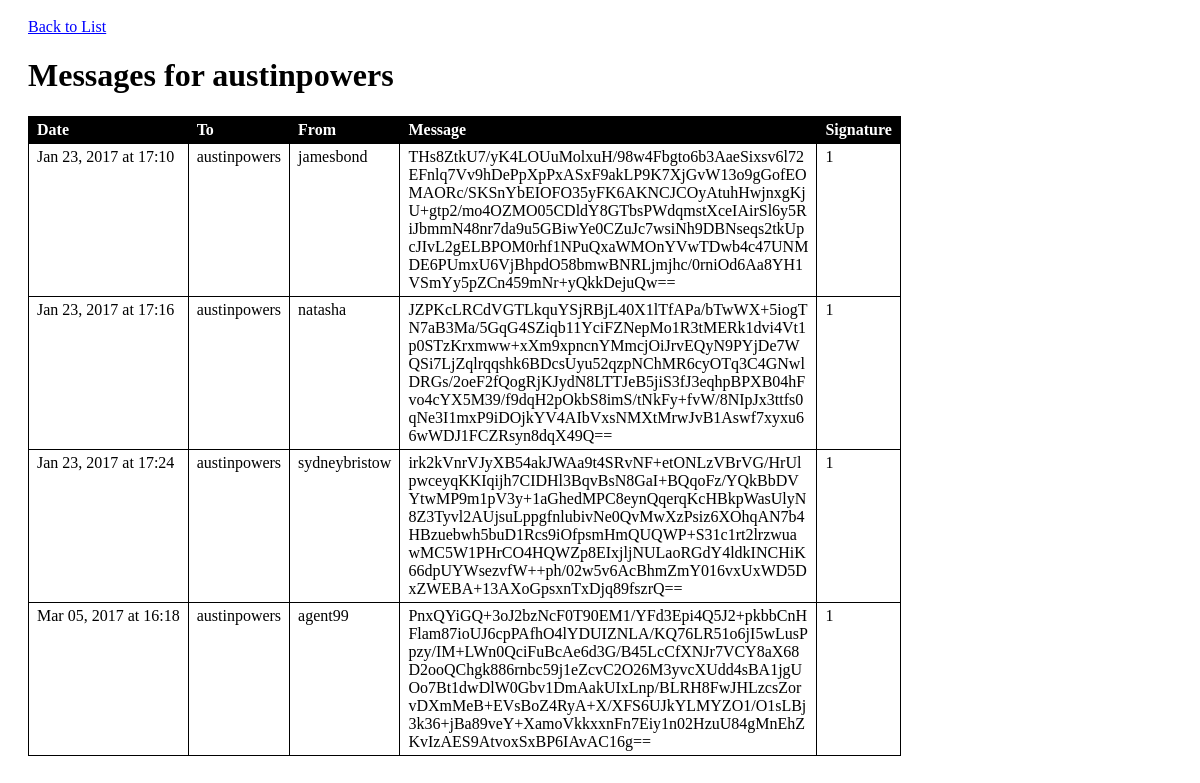
Page /apex/public/agents/messages.php?id=5 on the committed database.
### tables this page shows
CREATE TABLE `agents` (
  `id` int(11) NOT NULL,
  `codename` varchar(255) DEFAULT NULL,
  `public_key` text,
  `private_key` text
);

CREATE TABLE `messages` (
  `id` int(11) NOT NULL,
  `sender_id` int(11) DEFAULT NULL,
  `recipient_id` int(11) DEFAULT NULL,
  `cipher_text` text,
  `signature` text,
  `created_at` datetime DEFAULT NULL
);

### apex/private/functions.php (called while the page is built, shortened)
<?php
  function h($string="") {
    return htmlspecialchars($string);
  }
  function url_for($script_path) {
    return DOC_ROOT . $script_path;
  }
?>

### apex/private/query_functions.php (called while the page is built, shortened)
<?php
  function find_agent_by_id($id=0) {
    global $db;
    $sql = "SELECT * FROM agents ";
    $sql .= "WHERE id='" . $id . "';";
    $result = db_query($db, $sql);
    return $result;
  }
  function find_messages_for($recipient_id) {
    global $db;
    $sql = "SELECT * FROM messages ";
    $sql .= "WHERE recipient_id = '" . db_escape($db, $recipient_id) . "' ";
    $sql .= "ORDER BY created_at ASC;";
    $result = db_query($db, $sql);
    return $result;
  }
?>

### apex/private/database.php (called while the page is built, shortened)
<?php
  function db_query($connection, $sql) {
    $result_set = mysqli_query($connection, $sql);
    return $result_set;
  }
  function db_fetch_assoc($result_set) {
    return mysqli_fetch_assoc($result_set);
  }
  function db_escape($connection, $string) {
    return mysqli_real_escape_string($connection, $string);
  }
?>

### apex/private/crypto_functions.php (called while the page is built, shortened)
<?php
function verify_signature($data, $signature, $public_key) {
  $raw_signature = base64_decode($signature);
  $result = openssl_verify($data, $raw_signature, $public_key);
  return $result;
}
?>

### apex/public/agents/messages.php (the view, shortened to what this page needs)
<?php
  require_once('../../private/initialize.php');
  $id = $_GET['id'];
  $agent_result = find_agent_by_id($id);
  $agent = db_fetch_assoc($agent_result);
  $message_result = find_messages_for($agent['id']);
?>
<!doctype html>
<html lang="en">
  <head>
    <link rel="stylesheet" media="all" href="<?php echo DOC_ROOT . '/includes/styles.css'; ?>" />
  </head>
  <body>
    <a href="<?php echo url_for('/agents/index.php') ?>">Back to List</a>
    <br/>
    <h1>Messages for <?php echo h($agent['codename']); ?></h1>
    <table>
      <tr>
        <th>Date</th>
        <th>To</th>
        <th>From</th>
        <th>Message</th>
        <th>Signature</th>
      </tr>
      <?php while($message = db_fetch_assoc($message_result)) { ?>
        <?php
          $created_at = strtotime($message['created_at']);
            $sender_result = find_agent_by_id($message['sender_id']);
  			$sender = db_fetch_assoc($sender_result);
  			if($current_user['id'] == $agent['id']){
  			  	$message_text = pkey_decrypt($message['cipher_text'], $agent['private_key']);
  			}
  			else{
  				$message_text = $message['cipher_text'];
  			}
  			$validity_text = verify_signature($message['cipher_text'],$message['signature'], $sender['public_key']);
        ?>
        <tr>
          <td><?php echo h(strftime('%b %d, %Y at %H:%M', $created_at)); ?></td>
          <td><?php echo h($agent['codename']); ?></td>
          <td><?php echo h($sender['codename']); ?></td>
          <td class="message"><?php echo h($message_text); ?></td>
          <td class="message"><?php echo h($validity_text); ?></td>
        </tr>
      <?php } ?>
    </table>
  </body>
</html>

### apex/public/includes/styles.css (style rules this page uses)
body { padding: 10px 20px; }
a, a:visited { color: blue; }
table { border-collapse: collapse; min-width: 600px; }
table tr th { border: 1px solid black; color: white; background: black; text-align: left; padding: 0.25em 0.5em; }
table tr td { border: 1px solid black; vertical-align: top; padding: 0.25em 0.5em; }
td.message { max-width: 400px; word-wrap: break-word; }

### rows in the picture
agents: codename "austinpowers"
messages: created_at "Jan 23, 2017 at 17:10", agents.codename "jamesbond", cipher_text "THs8ZtkU7/yK4LOUuMolxuH/98w4Fbgto6b3AaeSixsv6l72EFnlq7Vv9hDePpXpPxASxF9akLP9K7XjGvW13o9gGofEOMAORc/SKSnYbEIOFO35yFK6AKNCJCOyAtuhHwjnxgKjU+gtp2/mo4OZMO05CDldY8GTbsPWdqmstXceIAirSl6y5RiJbmmN48nr7da9u5GBiwYe0CZuJc7wsiNh9DBNseqs2tkUpcJIvL2gELBPOM0rhf1NPuQxaWMOnYVwTDwb4c47UNMDE6PUmxU6VjBhpdO58bmwBNRLjmjhc/0rniOd6Aa8YH1VSmYy5pZCn459mNr+yQkkDejuQw==", validity_text "1"
messages: created_at "Jan 23, 2017 at 17:16", agents.codename "natasha", cipher_text "JZPKcLRCdVGTLkquYSjRBjL40X1lTfAPa/bTwWX+5iogTN7aB3Ma/5GqG4SZiqb11YciFZNepMo1R3tMERk1dvi4Vt1p0STzKrxmww+xXm9xpncnYMmcjOiJrvEQyN9PYjDe7WQSi7LjZqlrqqshk6BDcsUyu52qzpNChMR6cyOTq3C4GNwlDRGs/2oeF2fQogRjKJydN8LTTJeB5jiS3fJ3eqhpBPXB04hFvo4cYX5M39/f9dqH2pOkbS8imS/tNkFy+fvW/8NIpJx3ttfs0qNe3I1mxP9iDOjkYV4AIbVxsNMXtMrwJvB1Aswf7xyxu66wWDJ1FCZRsyn8dqX49Q==", validity_text "1"
messages: created_at "Jan 23, 2017 at 17:24", agents.codename "sydneybristow", cipher_text "irk2kVnrVJyXB54akJWAa9t4SRvNF+etONLzVBrVG/HrUlpwceyqKKIqijh7CIDHl3BqvBsN8GaI+BQqoFz/YQkBbDVYtwMP9m1pV3y+1aGhedMPC8eynQqerqKcHBkpWasUlyN8Z3Tyvl2AUjsuLppgfnlubivNe0QvMwXzPsiz6XOhqAN7b4HBzuebwh5buD1Rcs9iOfpsmHmQUQWP+S31c1rt2lrzwuawMC5W1PHrCO4HQWZp8EIxjljNULaoRGdY4ldkINCHiK66dpUYWsezvfW++ph/02w5v6AcBhmZmY016vxUxWD5DxZWEBA+13AXoGpsxnTxDjq89fszrQ==", validity_text "1"
messages: created_at "Mar 05, 2017 at 16:18", agents.codename "agent99", cipher_text "PnxQYiGQ+3oJ2bzNcF0T90EM1/YFd3Epi4Q5J2+pkbbCnHFlam87ioUJ6cpPAfhO4lYDUIZNLA/KQ76LR51o6jI5wLusPpzy/IM+LWn0QciFuBcAe6d3G/B45LcCfXNJr7VCY8aX68D2ooQChgk886rnbc59j1eZcvC2O26M3yvcXUdd4sBA1jgUOo7Bt1dwDlW0Gbv1DmAakUIxLnp/BLRH8FwJHLzcsZorvDXmMeB+EVsBoZ4RyA+X/XFS6UJkYLMYZO1/O1sLBj3k36+jBa89veY+XamoVkkxxnFn7Eiy1n02HzuU84gMnEhZKvIzAES9AtvoxSxBP6IAvAC16g==", validity_text "1"
